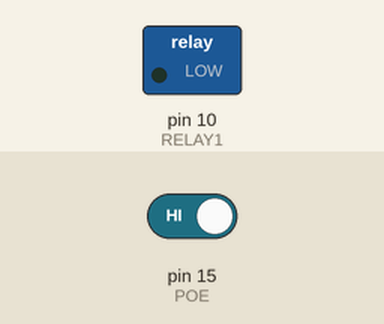
This sketch was run on a simulated Arduino Uno, built with avr-gcc and run on an emulated ATmega328P. Parts: switched loads named in the sketch (green lamp = pin HIGH). The inputs (shaded band) are chosen by the test bench; at power-on: pin 15 (POE) HIGH.

Above: at 1.2 s.
1.3 s: pin 15 (POE) driven LOW
At 2.5 s:
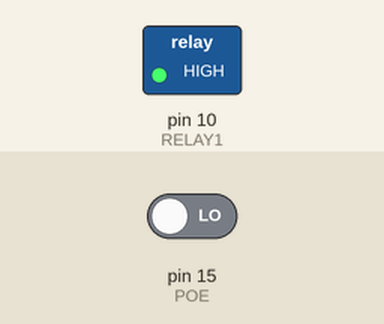
2.8 s: pin 15 (POE) driven HIGH
At 3.9 s:
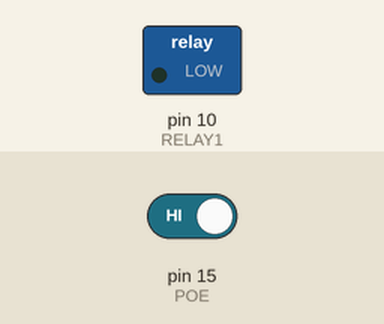
Timing chart, 0 to 5.8 s (numbered marks = the images above; inputs shaded):
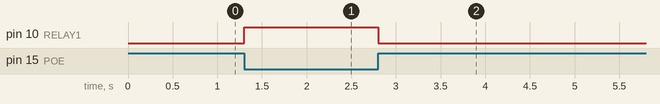

The sketch:

gen2_valk_B.ino
```cpp
const int POE = 15;
const int RELAY1 = 10;
int nilai = 0;

void setup() {
  pinMode (POE, INPUT);
  pinMode (RELAY1, OUTPUT);

}

void loop() {
  nilai = digitalRead(POE);

  if (nilai == LOW){
    digitalWrite(RELAY1, HIGH);
  }
  else{
    digitalWrite(RELAY1, LOW);
  }

}
```

Measured:
- after the input at 1.3 s, pin 10 (RELAY1): LOW → HIGH at once
- after the input at 2.8 s, pin 10 (RELAY1): HIGH → LOW at once
